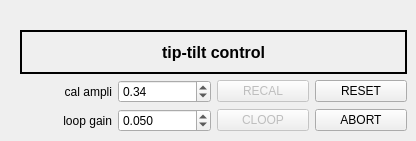
    <widget class="QWidget" name="tab_7">
     <attribute name="title">
      <string>Tip-Tilt</string>
     </attribute>
     <widget class="QWidget" name="verticalLayoutWidget_3">
      <property name="geometry">
       <rect>
        <x>20</x>
        <y>30</y>
        <width>387</width>
        <height>102</height>
       </rect>
      </property>
      <layout class="QVBoxLayout" name="vl_tt">
       <item>
        <widget class="QLabel" name="prop_title_5">
         <property name="font">
          <font>
           <pointsize>12</pointsize>
           <weight>75</weight>
           <bold>true</bold>
          </font>
         </property>
         <property name="autoFillBackground">
          <bool>true</bool>
         </property>
         <property name="frameShape">
          <enum>QFrame::Box</enum>
         </property>
         <property name="lineWidth">
          <number>2</number>
         </property>
         <property name="text">
          <string>tip-tilt control</string>
         </property>
         <property name="alignment">
          <set>Qt::AlignCenter</set>
         </property>
        </widget>
       </item>
       <item>
        <layout class="QGridLayout" name="gl_tt">
         <item row="1" column="0">
          <widget class="QLabel" name="lbl_tt_gain">
           <property name="text">
            <string>loop gain</string>
           </property>
           <property name="alignment">
            <set>Qt::AlignRight|Qt::AlignTrailing|Qt::AlignVCenter</set>
           </property>
          </widget>
         </item>
         <item row="0" column="2">
          <widget class="QPushButton" name="pB_tt_recal">
           <property name="enabled">
            <bool>false</bool>
           </property>
           <property name="text">
            <string>RECAL</string>
           </property>
          </widget>
         </item>
         <item row="0" column="0">
          <widget class="QLabel" name="lbl_tt_ampli">
           <property name="text">
            <string>cal ampli</string>
           </property>
           <property name="alignment">
            <set>Qt::AlignRight|Qt::AlignTrailing|Qt::AlignVCenter</set>
           </property>
          </widget>
         </item>
         <item row="1" column="3">
          <widget class="QPushButton" name="pB_tt_abort">
           <property name="text">
            <string>ABORT</string>
           </property>
          </widget>
         </item>
         <item row="1" column="1">
          <widget class="QDoubleSpinBox" name="dspB_tt_gain">
           <property name="decimals">
            <number>3</number>
           </property>
           <property name="maximum">
            <double>100.000000000000000</double>
           </property>
           <property name="singleStep">
            <double>0.001000000000000</double>
           </property>
           <property name="value">
            <double>0.050000000000000</double>
           </property>
          </widget>
         </item>
         <item row="0" column="1">
          <widget class="QDoubleSpinBox" name="dspB_tt_a0">
           <property name="minimum">
            <double>0.010000000000000</double>
           </property>
           <property name="maximum">
            <double>100.000000000000000</double>
           </property>
           <property name="singleStep">
            <double>0.010000000000000</double>
           </property>
           <property name="value">
            <double>0.340000000000000</double>
           </property>
          </widget>
         </item>
         <item row="1" column="2">
          <widget class="QPushButton" name="pB_tt_cloop">
           <property name="enabled">
            <bool>false</bool>
           </property>
           <property name="text">
            <string>CLOOP</string>
           </property>
          </widget>
         </item>
         <item row="0" column="3">
          <widget class="QPushButton" name="pB_tt_reset">
           <property name="text">
            <string>RESET</string>
           </property>
          </widget>
         </item>
        </layout>
       </item>
      </layout>
     </widget>
    </widget>
